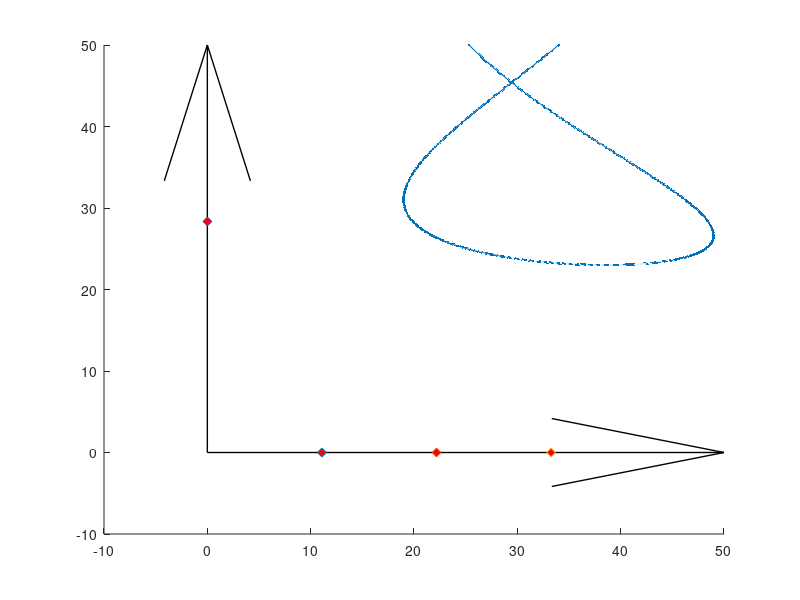

The MATLAB script that drew this image: (Note: this script raises an error after producing the figure.)
% close all;
clear variables;

t = 0:1/30:30;

% x = 35+5*sin(t);
% y = 35+5*cos(t);
% z = 7+0.5*t;
% 
x = -15.*sin(0.23.*t) + 34;
y = 0.12.*t.*(t-30) + 50;
z = 15*atan(0.5.*t - 5) - 14.*atan(0.5.*t-7)+ 5.*atan(0.5.*(t-25)) +12 ;
% 
% dx = diff(x);
% dy = diff(y);
% dz = diff(z);
% dt = 1/30;
% v = sqrt((dx/dt).^2 + (dy/dt).^2 + (dz/dt).^2);
% figure(); plot(t(1:end-1),v);

% comet3(x(1:2:end),y(1:2:end),z(1:2:end));

figure(); hold on;
% subplot(1,2,1);
plot3(x,y,z,".-");

% comet3(x,y,z);

%%%
% origin pos   = 32     , 35     , 240
% station1 pos = 32.0001, 35     , 240
% station2 pos = 32.0002, 35     , 240
% station3 pos = 32.0003, 35     , 240
% station4 pos = 32     , 34.9997, 240
%%%

cams_pos = [1.1089099908e+01 -3.3595082272e-10 -9.6773529616e-06;
            2.2178199991e+01 -7.1217698400e-11 -3.8707022709e-05;
            3.3267300250e+01 -1.9819523799e-10 -8.7093016935e-05;
            3.9329437112e-05  2.8349008236e+01 -6.2940256218e-05;];

Rz = @(psi) [cos(psi), sin(psi), 0;
            -sin(psi), cos(psi), 0;
            0        , 0        ,1];

Ry = @(theta) [cos(theta), 0    , -sin(theta);
               0         , 1    , 0          ;
               sin(theta), 0    , cos(theta)];

Rx = @(phi) [1, 0       , 0       ;
             0, cos(phi), sin(phi);
             0, -sin(phi), cos(phi)];

DCM_origin2camera = @(psi, theta, phi) Rx(deg2rad(phi))*Ry(deg2rad(theta))*Rz(deg2rad(psi));


camera_angles = [70, -25, 0.0000;
                90, -25, 0;
                80, -25, 0;
                0, -25, 0.0000;];

% camera_DCMs 

for i = 1:length(camera_angles)
    camera_DCMs(i,:,:) = DCM_origin2camera(camera_angles(i,1),camera_angles(i,2),camera_angles(i,3));
end 



% Draw Origin System
quiver3(0,0,0,50,0,0,"off", "Color","k","LineWidth",1);
quiver3(0,0,0,0,50,0,"off", "Color","k","LineWidth",1);
quiver3(0,0,0,0,0,50,"off", "Color","k","LineWidth",1);

% Draw Stations
for i = 1:length(cams_pos)
    pos = cams_pos(i,:);
    scatter3(pos(1),pos(2),pos(3), 40,"MarkerFaceColor",'r', "Marker",'diamond');
end

Vertical_halfAngle_deg = 26.1;
Horizontal_halfAngle_deg = 47;
depth_m = 10;
DrawCamsFOV(gca(), cams_pos, camera_angles, Vertical_halfAngle_deg, Horizontal_halfAngle_deg, depth_m);

axis equal;
xlim([-5, 55]);
ylim([-5, 55]);
zlim([-10, 55]);
xlabel("X");
ylabel("Y");
zlabel("Z");
view(3); grid on;


%% Azimuth elevation calc

syms theta psi or2cam

cam2drone = Ry(theta)*Rz(psi);
disp(transpose(cam2drone)*[1;0;0]);

for cam_i = 1:length(camera_DCMs)
    for point_i = 1:length(x)
        Vec = [x(point_i);y(point_i);z(point_i)] - [cams_pos(cam_i,1);cams_pos(cam_i,2);cams_pos(cam_i,3)];
        Test_Length(cam_i, point_i) = norm(Vec);
        Vec = Vec./norm(Vec);

        DCM_or2cam = DCM_origin2camera(camera_angles(cam_i,1),camera_angles(cam_i,2),camera_angles(cam_i,3));
        Vec_CAM = DCM_or2cam*Vec;

        theta = -asin(Vec_CAM(3));
        azimuth = atan(Vec_CAM(2)/Vec_CAM(1));
        
        Trajectory_elev_azim(cam_i, point_i, :) = [theta, azimuth];

       
    end
end


%% Test

% for cam_i = 1:length(camera_DCMs)
%     for point_i = 1:length(x)
%         tehta_azimuth_vec = reshape(Trajectory_elev_azim(cam_i, point_i,:),1,2);
%         pos = cams_pos(cam_i,:);
%         vector_cam2drone_CAM = (Ry(Trajectory_elev_azim(cam_i,point_i,1))*Rz(Trajectory_elev_azim(cam_i, point_i,2)))'*[1;0;0]*Test_Length(cam_i, point_i);
%         DCM_or2cam = DCM_origin2camera(camera_angles(cam_i,1),camera_angles(cam_i,2),camera_angles(cam_i,3));
%         vector_cam2drone_ORIGIN = DCM_or2cam'*vector_cam2drone_CAM;
% 
%         drone_position(cam_i, point_i,:) = pos' + vector_cam2drone_ORIGIN;
%     end
% end
% 
% plot3(drone_position(1,:,1),drone_position(1,:,2),drone_position(1,:,3), "r--");
% plot3(drone_position(2,:,1),drone_position(2,:,2),drone_position(2,:,3), "g--");
% plot3(drone_position(3,:,1),drone_position(3,:,2),drone_position(3,:,3), "k--");
% plot3(drone_position(4,:,1),drone_position(4,:,2),drone_position(4,:,3), "y--");
% 
% disp("DONE WITH TESTING");

%% DROP TO FILE

A = (1920/2)/tand(47);
B = (1080/2)/tand(26.1);


FILE = fopen("injection_data.csv", "w");

for point_i = 1:length(Trajectory_elev_azim(1,:,1))
    for cams_i = 1:length(camera_angles)
        
        az = Trajectory_elev_azim(cams_i, point_i, 2);
        el = Trajectory_elev_azim(cams_i, point_i, 1);

%            THIS IS THE GEOMETRIC WAY TO SOLVE IT:
%            pix_1 = 1920/2 - A*tan(az);
%            pix_2 = 1080/2 + B/cos(az)*tan(el);
       
        
        camera_num = 1;
        option_num = 1;
        [pix_1, pix_2] = camera_calibration_final_inverse(camera_num, option_num, -rad2deg(az), -rad2deg(el));

        if (pix_1 > 1920 || pix_1 < 0)
            continue;
        end
        if (pix_2 > 1080 || pix_2 < 0)
            continue;
        end
        str_write = sprintf("%.0f,%.10f,%.10f,%.10f\n", cams_i,round(pix_1), round(pix_2), t(point_i));
%         str_write = [cams_i, pix_1, pix_2];
        fprintf(FILE,str_write);
    end
end
fclose(FILE);
disp("DONE WITH CREATING INJECTION FILE");

return;
%% Analysis

clear Solution Stations;
run("..//..//Logs//SystemLog.m");
run("..//..//Logs//DataLog.m");

time_epsilon = 10^-9;
dt = 1/30;

% Calculate original distances from origin:
Original_times = t;
r_squared= x.*x + y.*y + z.*z;
Original_r = sqrt(r_squared);

% Calculate solution distances from origin:
Solution_times = Solution(:,1)-Solution(1,1);


f1 = figure(); ax1 = subplot(1,2,1, "Parent", f1); hold on;
f2 = figure(); ax2 = subplot(1,1,1, "Parent", f2); hold on;

time_sub_array = [];
Distance_error_sub_array = [];
Calculated_Position_sub_array = [];

for time_indx_solution = 1:length(Solution_times)    
    time_indx_generated = fix((Solution_times(time_indx_solution)+time_epsilon)/dt)+1;
    
    %%%%%%%%%%%%%%%% Actual calculation:
    
    x2 = (x(time_indx_generated) - Solution(time_indx_solution,2))^2;
    y2 = (y(time_indx_generated) - Solution(time_indx_solution,3))^2;
    z2 = (z(time_indx_generated) - Solution(time_indx_solution,4))^2;
    R = sqrt(x2 + y2 + z2);

    distance_error_value = R;

    %%%%
    position_vec = [Solution(time_indx_solution,2), Solution(time_indx_solution,3), Solution(time_indx_solution,4)];
    %%%%%%%%%%%%%%%%%

    time_sub_array = [time_sub_array, t(time_indx_generated)];
    Distance_error_sub_array = [Distance_error_sub_array, distance_error_value];
    Calculated_Position_sub_array = [Calculated_Position_sub_array; position_vec];

    if (time_indx_solution < length(Solution_times)) 
        if (abs((Solution_times(time_indx_solution+1) - Solution_times(time_indx_solution))-dt) < time_epsilon)
            continue;
        end
    end
    % Plot:
    plot(ax1, time_sub_array, Distance_error_sub_array,".-");
    plot3(ax2, Calculated_Position_sub_array(:,1), Calculated_Position_sub_array(:,2), Calculated_Position_sub_array(:,3),"r.--", "LineWidth",2);
    % Reset the Arrays:
    time_sub_array = [];
    Distance_error_sub_array = [];
    Calculated_Position_sub_array = [];
end


xlabel(ax1, "Time [sec]");
ylabel(ax1, "Distance Error [m]");
grid(ax1, "on");
title(ax1,"Error between injected and calculated (LS) paths");

% Estimation errors:
for t_i = 1:length(t)-1
    est_pos = SolutionEstimated(t_i,2:4);
    pos = [x(t_i+1),y(t_i+1),z(t_i+1)];
    e = est_pos - pos;
    error_estimation(t_i) = norm(e);
end

ax3 = subplot(1,2,2, "Parent", f1);
plot(ax3, t(2:end),error_estimation);
xlabel(ax3, "Time [sec]");
ylabel(ax3, "Distance Error [m]");
grid(ax3, "on");
title(ax3,"Error between injected and estimated paths");
%%%%%%%%%%%%%%% 3D

plot3(ax2,x,y,z,"Color",[0 0.4470 0.7410], "LineWidth",1);
plot3(SolutionEstimated(:,2), SolutionEstimated(:,3), SolutionEstimated(:,4), "g","LineWidth",1);
axis(ax2,"equal");
legend("Calculated path (MLS only, no Estimator)","Injected path","Estimated path");
xlabel(ax2,"X");
ylabel(ax2,"Y");
zlabel(ax2,"Z");
view(ax2,3); grid on;


%%%%%%%%%%%%%%%%%%%%%% Draw stations to compare

% figure(); hold on;
% plot3(x,y,z,".-");


% % Draw Stations
% for i = 1:length(cams_pos)
%     pos = cams_pos(i,:);
%     scatter3(pos(1),pos(2),pos(3), 40,"MarkerFaceColor",'r', "Marker",'diamond');
% end
% DrawCamsFOV(gca(), cams_pos, camera_angles, Vertical_halfAngle_deg, Horizontal_halfAngle_deg, depth_m);
% 
% % Draw Stations from simulation:
% VEC_LEN = 10;
% for station_i = 1:length(Stations.position)
%     pos = Stations.position(station_i,:);
%     mat = reshape(Stations.Origin2StationDCM(station_i,:,:), 3,3)' .* VEC_LEN;
% 
%     quiver3(pos(1),pos(2),pos(3),mat(1,1),mat(2,1),mat(3,1),"off", "Color","r","LineWidth",1);
%     quiver3(pos(1),pos(2),pos(3),mat(1,2),mat(2,2),mat(3,2),"off", "Color","g","LineWidth",1);
%     quiver3(pos(1),pos(2),pos(3),mat(1,3),mat(2,3),mat(3,3),"off", "Color","b","LineWidth",1);
% end
% 
% axis equal;
% xlim([-5, 55]);
% ylim([-5, 55]);
% zlim([-10, 55]);
% xlabel("X");
% ylabel("Y");
% zlabel("Z");
% view(3); grid on;
